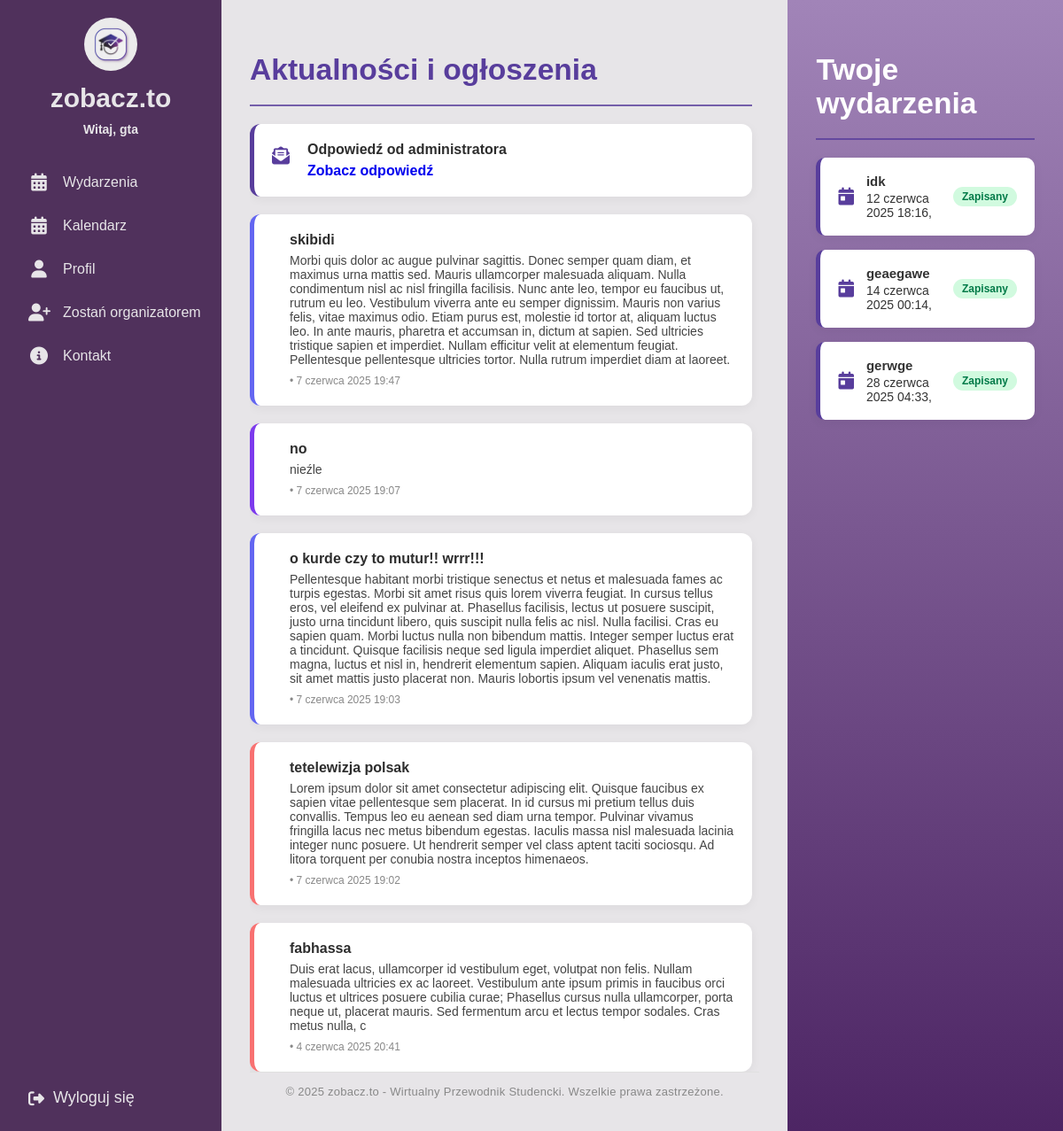
Screenshot of / (signed in) with the database file from the repository.
### events/models.py (models this page shows, shortened)
class Announcement(models.Model):
    CATEGORY_CHOICES = [
        ('ogloszenie', 'Ogłoszenie'),
        ('nowosc', 'Nowość'),
        ('wydarzenie', 'Wydarzenie'),
        ('informacja', 'Informacja'),
        ('edukacja', 'Edukacja'),
    ]
    title = models.CharField(max_length=200)
    content = models.TextField()
    category = models.CharField(max_length=20, choices=CATEGORY_CHOICES)
    created_at = models.DateTimeField(auto_now_add=True)

class Event(models.Model):
    title = models.CharField("Tytuł", max_length=200)
    description = models.TextField("Opis wydarzenia")
    date = models.DateTimeField("Data")
    location = models.CharField("Lokalizacja", max_length=200)
    created_by = models.ForeignKey(User, on_delete=models.CASCADE, related_name="created_events")
    image = models.ImageField(upload_to='event_images/', null=True, blank=True)

### events/views.py (the view, shortened to what this page needs)
# urls.py: 2. Add a URL to urlpatterns:  path('', views.home, name='home')
@login_required
def home(request):
    announcements = Announcement.objects.order_by('-created_at')[:5]
    admin_answers = []
    enrolled_events = [] # Initialize
    organizer_events = [] # Initialize
    is_student = False # Initialize boolean flags
    is_organizer = False
    is_admin = False # Initialize is_admin flag
    show_admin_answer = False
    if request.user.is_authenticated:
        is_student = request.user.groups.filter(name='student').exists()
        is_organizer = request.user.groups.filter(name='organizer').exists()
        is_admin = request.user.groups.filter(name='admin').exists() # Set is_admin flag
        if is_student or is_organizer: # Only fetch answers if user is student or organizer
            admin_answers = ContactMessage.objects.filter(
                user=request.user,
                answer__isnull=False
            ).order_by('-created_at')
        if is_student:
            enrolled_events = Event.objects.filter(eventenrollment__user=request.user).order_by('date')
        show_admin_answer = bool(admin_answers) and (is_student or is_organizer)
    organizer_requests_count = OrganizerRequest.objects.filter(is_reviewed=False).count()
    messages_count = ContactMessage.objects.filter(answer__isnull=True).count()
    context = {
        'announcements': announcements,
        'admin_answers': admin_answers,
        'enrolled_events': enrolled_events, # Always pass
        'organizer_events': organizer_events, # Always pass
        'is_student': is_student, # Always pass boolean flags for template logic
        'is_organizer': is_organizer, # Always pass boolean flags for template logic
        'is_admin': is_admin, # Pass the new is_admin flag
        "show_admin_answer": show_admin_answer,
        "organizer_requests_count": organizer_requests_count,
        "messages_count": messages_count,
    }
    return render(request, 'home.html', context)

### templates/home.html (shortened to what this page needs)
{% extends "base.html" %}
{% load static %}
{% block content %}
<div class="main-content no-header">
  <div class="home-flex full-height">
    <div class="home-left flat">
      <div class="home-left-content">
        <h2>Aktualności i ogłoszenia</h2>
        <hr class="section-divider">
        <div class="announcement-list">
          {% if admin_answers %}
            {% if is_student or is_organizer %}
              <a href="{% url 'contact' %}#admin-answers-section"
                 class="announcement-card admin-answer-announcement admin-answer-announcement--red"
                 id="admin-answer-notification"
                 style="text-decoration:none;">
                <div class="announcement-icon">
                  <i class="fa fa-envelope-open-text"></i>
                </div>
                <div class="announcement-text">
                  <h3>Odpowiedź od administratora</h3>
                  <span style="font-weight:600; color:inherit;">Zobacz odpowiedź</span>
                </div>
              </a>
            {% endif %}
          {% endif %}
          {% if announcements %}
            {% for ann in announcements %}
              <div class="announcement-card {{ ann.category }}">
                <div class="announcement-text">
                  <h3>{{ ann.title }}</h3>
                  <p>{{ ann.content }}</p>
                  <span class="meta">{{ ann.category_display }} • {{ ann.created_at }}</span>
                </div>
              </div>
            {% endfor %}
          {% else %}
            <p>Brak ogłoszeń.</p>
          {% endif %}
        </div>
      </div>
      <footer class="site-footer">
        <span>&copy; 2025 zobacz.to - Wirtualny Przewodnik Studencki. Wszelkie prawa zastrzeżone.</span>
      </footer>
    </div>
    <div class="home-right flat">
      {% if user.is_authenticated and user.groups.all.0.name == "student" %}
        <h2>Twoje wydarzenia</h2>
        <hr class="section-divider">
        {% if enrolled_events %}
          <div class="event-list">
            {% for event in enrolled_events %}
              <div class="event-card">
                <div class="event-info">
                  <i class="fa-solid fa-calendar-day event-icon"></i>
                  <div class="event-details">
                    <strong>{{ event.title }}</strong>
                    <span>{{ event.date }}, {{ event.time }}</span>
                  </div>
                </div>
                <span class="badge">Zapisany</span>
              </div>
            {% endfor %}
          </div>
        {% else %}
          <p>Nie zapisałeś się na żadne wydarzenia.</p>
        {% endif %}
      {% endif %}
    </div>
  </div>
</div>
{% endblock %}

### templates/base.html (shortened to what this page needs)
{% load static %}
<!DOCTYPE html>
<html>
<head>
    <link rel="stylesheet" href="https://cdnjs.cloudflare.com/ajax/libs/font-awesome/6.4.0/css/all.min.css">
    <link rel="stylesheet" href="{% static 'css/home.css' %}">
    <link rel="stylesheet" href="{% static 'css/profile.css' %}">
    <link rel="stylesheet" href="{% static 'css/events.css' %}">
    <link rel="stylesheet" href="{% static 'css/organizer_request_form.css' %}">
    <link rel="stylesheet" href="{% static 'css/organizer_request_sent.css' %}">
    <link rel="stylesheet" href="{% static 'css/organizer_requests_list.css' %}">
</head>
<body>
<div class="sidebar">
  <div class="top">
    <div class="logo">
      <a href="{% url 'home' %}">
        <img src="{% static 'images/logo.jpeg' %}" alt="Logo">
      </a>
      <span class="site-name">zobacz.to</span>
      {% if user.is_authenticated %}
        <span class="username">Witaj, {{ user.username }}</span>
      {% endif %}
    </div>
    <div class="menu">
      <a href="{% url 'events_list' %}">
        <i class="fas fa-calendar-alt"></i>
        <span class="label">Wydarzenia</span>
      </a>
      <a href="{% url 'custom-calendar' %}">
        <i class="fas fa-calendar-alt"></i>
        <span class="label">Kalendarz</span>
      </a>
      <a href="{% url 'profile' %}">
        <i class="fas fa-user"></i>
        <span class="label">Profil</span>
      </a>
      {% if user.is_authenticated %}
        {% for group in user.groups.all %}
            {% if group.name == "student" %}
                <a href="{% url 'organizer_request_create' %}">
                    <i class="fas fa-user-plus"></i>
                    <span class="label">Zostań organizatorem</span>
                </a>
            {% endif %}
        {% endfor %}
    {% endif %}
      <a href="{% url 'contact' %}">
        <i class="fas fa-info-circle"></i>
        <span class="label">Kontakt</span>
      </a>
    </div>
  </div>
  <div class="bottom">
    <form action="{% url 'logout' %}" method="post">
      <button type="submit">
        <i class="fas fa-sign-out-alt"></i>
        <span class="logout-label">Wyloguj się</span>
      </button>
    </form>
  </div>
</div>
  <main>
    <div class="main-content">
    {% block content %}
    {% endblock content %}
  </main>
</body>
</html>

### static/css/profile.css (style rules this page uses)
.section-divider { border: none; border-top: 2.5px solid var(--medium-purple); margin: 16px 0 18px 0; width: 100%; opacity: 0.8; margin-bottom: 20px; }

### static/css/events.css (style rules this page uses)
.event-list { list-style: none; padding: 0; margin: 0; max-height: none; overflow-y: unset; padding-right: 0; }
.home-left-content { overflow-y: auto; max-height: calc(100vh - 60px); min-height: 0; display: flex; flex-direction: column; gap: 20px; padding-right: 8px; }

### rows the page displays
Announcement: title "skibidi", content "Morbi quis dolor ac augue pulvinar sagittis. Donec semper quam diam, et maximus urna mattis sed. Mauris ullamcorper malesuada aliquam. Nulla condimentum nisl ac nisl fringilla facilisis. Nunc ante leo, tempor eu faucibus ut, rutrum eu leo. Vestibulum viverra ante eu semper dignissim. Mauris non varius felis, vitae maximus odio. Etiam purus est, molestie id tortor at, aliquam luctus leo. In ante mauris, pharetra et accumsan in, dictum at sapien. Sed ultricies tristique sapien et imperdiet. Nullam efficitur velit at elementum feugiat. Pellentesque pellentesque ultricies tortor. Nulla rutrum imperdiet diam at laoreet.", created_at "7 czerwca 2025 19:47"
Announcement: title "no", content "nieźle", created_at "7 czerwca 2025 19:07"
Announcement: title "o kurde czy to mutur!! wrrr!!!", content "Pellentesque habitant morbi tristique senectus et netus et malesuada fames ac turpis egestas. Morbi sit amet risus quis lorem viverra feugiat. In cursus tellus eros, vel eleifend ex pulvinar at. Phasellus facilisis, lectus ut posuere suscipit, justo urna tincidunt libero, quis suscipit nulla felis ac nisl. Nulla facilisi. Cras eu sapien quam. Morbi luctus nulla non bibendum mattis. Integer semper luctus erat a tincidunt. Quisque facilisis neque sed ligula imperdiet aliquet. Phasellus sem magna, luctus et nisl in, hendrerit elementum sapien. Aliquam iaculis erat justo, sit amet mattis justo placerat non. Mauris lobortis ipsum vel venenatis mattis.", created_at "7 czerwca 2025 19:03"
Announcement: title "tetelewizja polsak", content "Lorem ipsum dolor sit amet consectetur adipiscing elit. Quisque faucibus ex sapien vitae pellentesque sem placerat. In id cursus mi pretium tellus duis convallis. Tempus leo eu aenean sed diam urna tempor. Pulvinar vivamus fringilla lacus nec metus bibendum egestas. Iaculis massa nisl malesuada lacinia integer nunc posuere. Ut hendrerit semper vel class aptent taciti sociosqu. Ad litora torquent per conubia nostra inceptos himenaeos.", created_at "7 czerwca 2025 19:02"
Announcement: title "fabhassa", content "Duis erat lacus, ullamcorper id vestibulum eget, volutpat non felis. Nullam malesuada ultricies ex ac laoreet. Vestibulum ante ipsum primis in faucibus orci luctus et ultrices posuere cubilia curae; Phasellus cursus nulla ullamcorper, porta neque ut, placerat mauris. Sed fermentum arcu et lectus tempor sodales. Cras metus nulla, c", created_at "4 czerwca 2025 20:41"
Event: title "idk", date "12 czerwca 2025 18:16"
Event: title "geaegawe", date "14 czerwca 2025 00:14"
Event: title "gerwge", date "28 czerwca 2025 04:33"

### other values shown
{{ user.username }} "gta"
